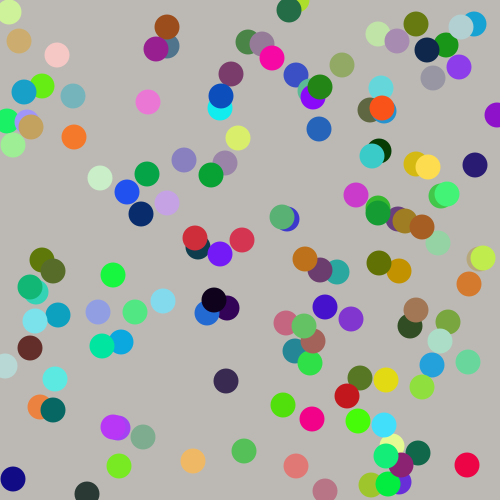
Frame 1 (no input)
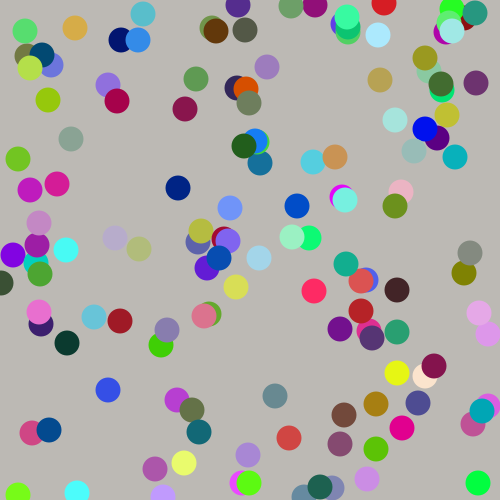
Frame 60 (the mouse pressed at the canvas centre just before this capture)
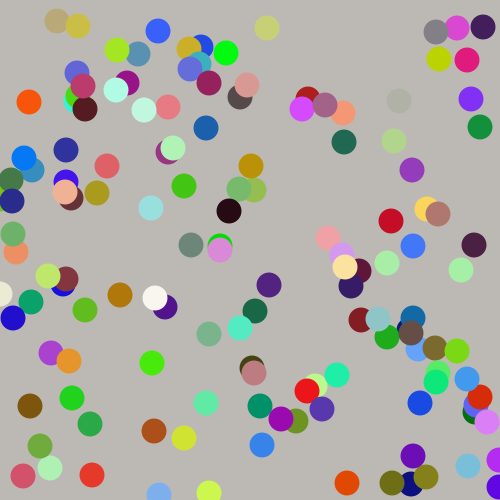
Frame 120 (the mouse held since frame 60 and released just before this capture)

The Processing sketch that drew these frames (run headless with seeded random() and noise(); from frame 60 on, the mouse is pressed at the canvas centre):

// Processing sketch: processing_74423
// ── processing_74423.pde

//Dan-Tran Cong-Huyen, One Hundred Random Shapes, CP1 16/17
void setup()
{
  size(500,500);
  noStroke();
  frameRate(5);
}
void draw()
{
  background(188,185,180);
  int x = 1;
  while(x <= 140)
  {
    fill(int(random(255)),int(random(255)),int(random(255)));
    ellipse(int(random(500)),int(random(500)),25,25);
    x++;
  }    
}
